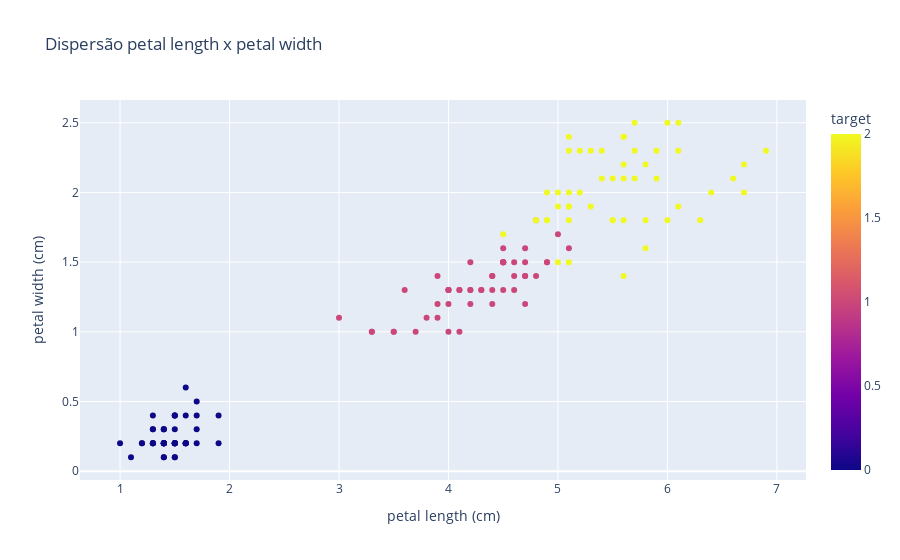

The code cell stored with this chart in its notebook:
### Markdown cell above
Já no gáfico de dispersão *petal length* x *petal width*, podemos notar uma grande correlaçao entre os dois atributos.

### Code cell
fig_scatter = px.scatter(dados, x="petal length (cm)",
                         y="petal width (cm)", color="target", title="Dispersão petal length x petal width")
fig_scatter.show()

### Figure 1 — Plotly figure (JSON) as saved in the notebook; plotly's stock layout.template omitted (floating-point values rounded to 4 significant figures; data arrays with more than 128 entries replaced by an {"elided": "..."} marker saying what was removed)
{"data": [{"hovertemplate": "petal length (cm)=%{x}<br>petal width (cm)=%{y}<br>target=%{marker.color}<extra></extra>", "legendgroup": "", "marker": {"color": {"elided": "150 int values"}, "coloraxis": "coloraxis", "symbol": "circle"}, "mode": "markers", "name": "", "orientation": "v", "showlegend": false, "type": "scatter", "x": {"elided": "150 float values"}, "xaxis": "x", "y": {"elided": "150 float values"}, "yaxis": "y"}], "layout": {"coloraxis": {"colorbar": {"title": {"text": "target"}}, "colorscale": [[0, "#0d0887"], [0.1111, "#46039f"], [0.2222, "#7201a8"], [0.3333, "#9c179e"], [0.4444, "#bd3786"], [0.5556, "#d8576b"], [0.6667, "#ed7953"], [0.7778, "#fb9f3a"], [0.8889, "#fdca26"], [1, "#f0f921"]]}, "legend": {"tracegroupgap": 0}, "title": {"text": "Dispersão petal length x petal width"}, "xaxis": {"anchor": "y", "domain": [0, 1], "title": {"text": "petal length (cm)"}}, "yaxis": {"anchor": "x", "domain": [0, 1], "title": {"text": "petal width (cm)"}}}}
